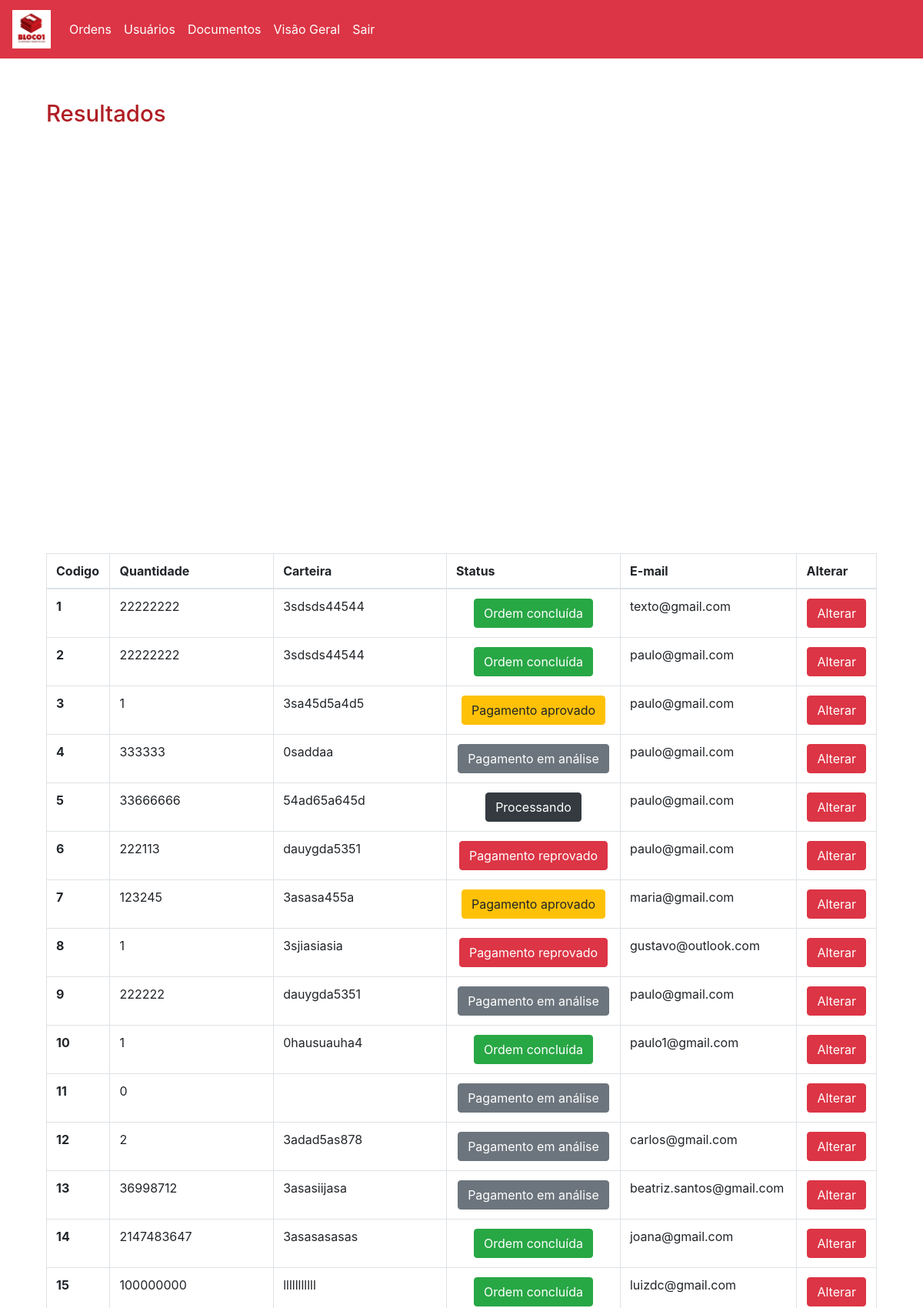
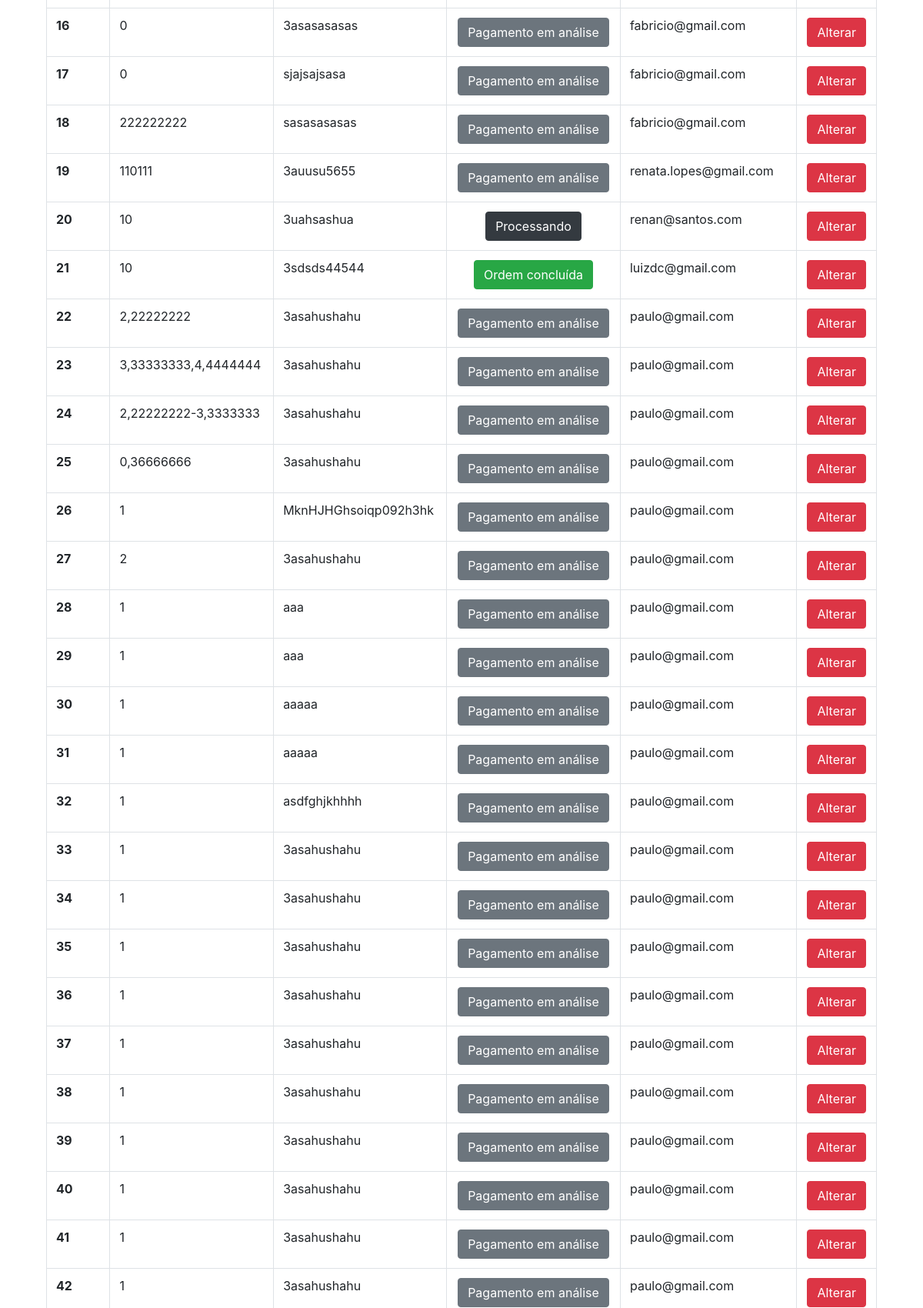
Screenshot of /adm/busca.php (signed in, upper part) with the database file from the repository (2 pictures, top to bottom).
### tables this page shows
CREATE TABLE `ordens` (
  `cod` int(11) NOT NULL,
  `valor_total` varchar(30) NOT NULL,
  `quantidade` varchar(20) NOT NULL,
  `carteira` varchar(150) NOT NULL,
  `tipo` varchar(50) NOT NULL,
  `nome` varchar(100) NOT NULL,
  `tamanho` varchar(50) NOT NULL,
  `email` varchar(50) NOT NULL,
  `valor_compra` varchar(20) NOT NULL,
  `valor_venda` varchar(20) NOT NULL,
  `valor_ordem` varchar(20) NOT NULL,
  `data` date NOT NULL,
  `hora` varchar(10) NOT NULL,
  `status` int(11) NOT NULL
);

### adm/busca.php (the view, shortened to what this page needs)
<?php
include "../adm/menu.php";
include "../Back/conexao.php";
?>
<head>
<link rel="stylesheet" type="text/css" href="../style/style.css">
</head>
<div class='container'>
    <div classs="row">
        <div class="col-md-12">
            <h2 class='espaco-padrao'>Resultados </h2>
            <div class="row">
    <div class="col-md-12">
    <table class="table table-bordered">
  <thead>
    <tr>
      <th scope="col">Codigo</th>
      <th scope="col">Quantidade</th>
      <th scope="col">Carteira</th>
      <th scope="col">Status</th>
      <th scope="col">E-mail</th>
      <th scope="col">Alterar</th>
    </tr>
  </thead>
  <tbody>
    <tr>
    <?php
$busca = $_POST['busca'];
$consulta = ("select * from ordens where email LIKE '%$busca%'");
$resultado = mysqli_query($link,$consulta);
if($resultado == true){
    foreach($resultado as $rows){
        $codigo = $rows['cod'];
        $quantidade = $rows['quantidade'];
        $carteira = $rows['carteira'];
        $status = $rows['status'];
        $email = $rows['email'];
?>
<div class="col-md-12">
            <div class="row">
      <th scope="row"><?php echo $codigo?></th>
            </div>
        </div>
        <div class="col-md-12">
            <div class="row">
      <td><?php echo  $quantidade ?></td>
            </div>
        </div>
        <div class="col-md-12">
            <div class="row">
      <td><?php echo $carteira ?></td>
            </div>
        </div>
        <div class="col-md-12">
            <div class="row">
      <td align="center"><?php
      if ($status == 0){
        echo "<button type='button' align='center' class='btn btn-secondary'>Pagamento em análise</button>";
      }elseif($status == 1){
        echo "<button type='button' align='center' class='btn btn-warning'>Pagamento aprovado</button>";
     }elseif($status == 2){
        echo "<button type='button' align='center' class='btn btn-danger'>Pagamento reprovado</button>";
      }elseif($status == 3){
        echo "<button type='button' align='center' class='btn btn-dark'>Processando</button>";
      }else{
        echo "<button type='button' align='center' class='btn btn-success'>Ordem concluída</button>";
      }
       ?></td>
            </div>
            <div class="col-md-12">
            <div class="row">
      <td><?php echo $email ?></td>
            </div>
        </div>
            <div class="col-md-12">
            <div class="row">
      <td align='center'><a href="ordens.php?cod= <?=$codigo;?>"><button type="button" class="btn btn-danger">Alterar</button></a></td>
            </div>
        </div>
        </div>
    </tr>
         <?php
    }
        }
        ?>
        </tbody>
</table>
    </div>
</div>
    </div>

### style/style.css (style rules this page uses)
.espaco-padrao { margin-top:5%!important; }
h2 { color:#AF1D23!important; font-size:22pt; }
.table { overflow: scroll!important; }

### rows the page displays
ordens: cod "1", quantidade "22222222", carteira "3sdsds44544", status "Ordem concluída", email "texto@gmail.com"
ordens: cod "2", quantidade "22222222", carteira "3sdsds44544", status "Ordem concluída", email "paulo@gmail.com"
ordens: cod "3", quantidade "1", carteira "3sa45d5a4d5", status "Pagamento aprovado", email "paulo@gmail.com"
ordens: cod "4", quantidade "333333", carteira "0saddaa", status "Pagamento em análise", email "paulo@gmail.com"
ordens: cod "5", quantidade "33666666", carteira "54ad65a645d", status "Processando", email "paulo@gmail.com"
ordens: cod "6", quantidade "222113", carteira "dauygda5351", status "Pagamento reprovado", email "paulo@gmail.com"
ordens: cod "7", quantidade "123245", carteira "3asasa455a", status "Pagamento aprovado", email "maria@gmail.com"
ordens: cod "8", quantidade "1", carteira "3sjiasiasia", status "Pagamento reprovado", email "gustavo@outlook.com"
ordens: cod "9", quantidade "222222", carteira "dauygda5351", status "Pagamento em análise", email "paulo@gmail.com"
ordens: cod "10", quantidade "1", carteira "0hausuauha4", status "Ordem concluída", email "paulo1@gmail.com"
ordens: cod "11", quantidade "0", status "Pagamento em análise"
ordens: cod "12", quantidade "2", carteira "3adad5as878", status "Pagamento em análise", email "carlos@gmail.com"
ordens: cod "13", quantidade "36998712", carteira "3asasiijasa", status "Pagamento em análise", email "beatriz.santos@gmail.com"
ordens: cod "14", quantidade "2147483647", carteira "3asasasasas", status "Ordem concluída", email "joana@gmail.com"
ordens: cod "15", quantidade "100000000", carteira "lllllllllll", status "Ordem concluída", email "luizdc@gmail.com"
ordens: cod "16", quantidade "0", carteira "3asasasasas", status "Pagamento em análise", email "fabricio@gmail.com"
ordens: cod "17", quantidade "0", carteira "sjajsajsasa", status "Pagamento em análise", email "fabricio@gmail.com"
ordens: cod "18", quantidade "222222222", carteira "sasasasasas", status "Pagamento em análise", email "fabricio@gmail.com"
ordens: cod "19", quantidade "110111", carteira "3auusu5655", status "Pagamento em análise", email "renata.lopes@gmail.com"
ordens: cod "20", quantidade "10", carteira "3uahsashua", status "Processando", email "renan@santos.com"
ordens: cod "21", quantidade "10", carteira "3sdsds44544", status "Ordem concluída", email "luizdc@gmail.com"
ordens: cod "22", quantidade "2,22222222", carteira "3asahushahu", status "Pagamento em análise", email "paulo@gmail.com"
ordens: cod "23", quantidade "3,33333333,4,4444444", carteira "3asahushahu", status "Pagamento em análise", email "paulo@gmail.com"
ordens: cod "24", quantidade "2,22222222-3,3333333", carteira "3asahushahu", status "Pagamento em análise", email "paulo@gmail.com"
ordens: cod "25", quantidade "0,36666666", carteira "3asahushahu", status "Pagamento em análise", email "paulo@gmail.com"
ordens: cod "26", quantidade "1", carteira "MknHJHGhsoiqp092h3hk", status "Pagamento em análise", email "paulo@gmail.com"
ordens: cod "27", quantidade "2", carteira "3asahushahu", status "Pagamento em análise", email "paulo@gmail.com"
ordens: cod "28", quantidade "1", carteira "aaa", status "Pagamento em análise", email "paulo@gmail.com"
ordens: cod "29", quantidade "1", carteira "aaa", status "Pagamento em análise", email "paulo@gmail.com"
ordens: cod "30", quantidade "1", carteira "aaaaa", status "Pagamento em análise", email "paulo@gmail.com"
ordens: cod "31", quantidade "1", carteira "aaaaa", status "Pagamento em análise", email "paulo@gmail.com"
ordens: cod "32", quantidade "1", carteira "asdfghjkhhhh", status "Pagamento em análise", email "paulo@gmail.com"
ordens: cod "33", quantidade "1", carteira "3asahushahu", status "Pagamento em análise", email "paulo@gmail.com"
ordens: cod "34", quantidade "1", carteira "3asahushahu", status "Pagamento em análise", email "paulo@gmail.com"
ordens: cod "35", quantidade "1", carteira "3asahushahu", status "Pagamento em análise", email "paulo@gmail.com"
ordens: cod "36", quantidade "1", carteira "3asahushahu", status "Pagamento em análise", email "paulo@gmail.com"
ordens: cod "37", quantidade "1", carteira "3asahushahu", status "Pagamento em análise", email "paulo@gmail.com"
ordens: cod "38", quantidade "1", carteira "3asahushahu", status "Pagamento em análise", email "paulo@gmail.com"
ordens: cod "39", quantidade "1", carteira "3asahushahu", status "Pagamento em análise", email "paulo@gmail.com"
ordens: cod "40", quantidade "1", carteira "3asahushahu", status "Pagamento em análise", email "paulo@gmail.com"
ordens: cod "41", quantidade "1", carteira "3asahushahu", status "Pagamento em análise", email "paulo@gmail.com"
ordens: cod "42", quantidade "1", carteira "3asahushahu", status "Pagamento em análise", email "paulo@gmail.com"
